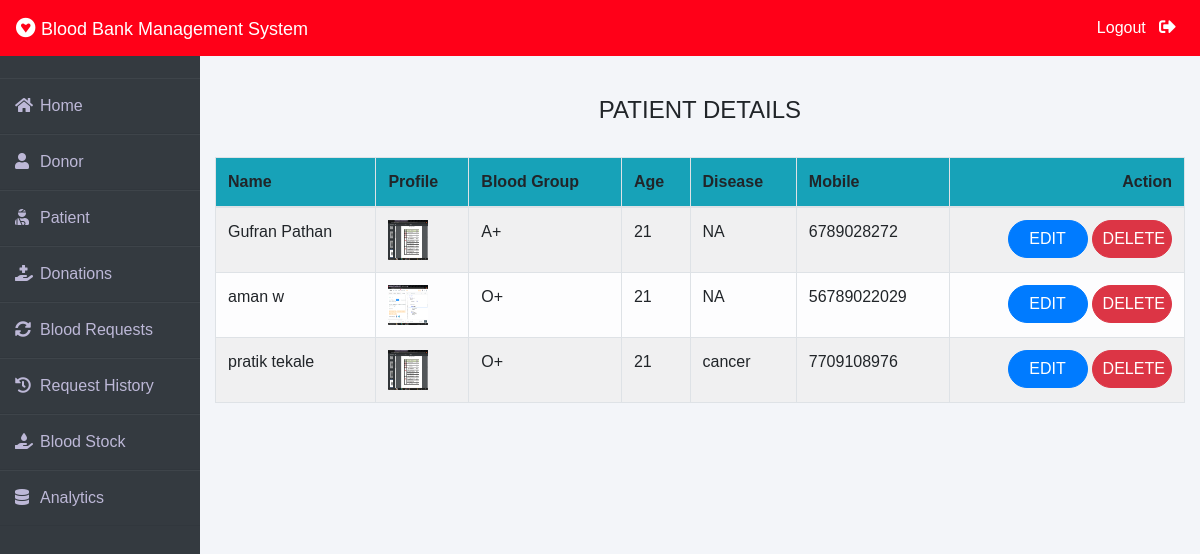
The page /admin-patient (signed in) on the database its author committed.
### patient/models.py (models this page shows, shortened)
class Patient(models.Model):
    user=models.OneToOneField(User,on_delete=models.CASCADE)
    profile_pic= models.ImageField(upload_to='profile_pic/Patient/',null=True,blank=True)
    age=models.PositiveIntegerField()
    bloodgroup=models.CharField(max_length=10)
    disease=models.CharField(max_length=100)
    doctorname=models.CharField(max_length=50)
    address = models.CharField(max_length=40)
    mobile = models.CharField(max_length=20,null=False)
    @property
    def get_name(self):
        return self.user.first_name+" "+self.user.last_name

### blood/views.py (the view)
# urls.py: path('admin-patient', views.admin_patient_view,name='admin-patient'),
@login_required(login_url='adminlogin')
def admin_patient_view(request):
    patients=pmodels.Patient.objects.all()
    return render(request,'blood/admin_patient.html',{'patients':patients})

### templates/blood/admin_patient.html
{% extends 'blood/adminbase.html' %}
{% block content %}
{% load widget_tweaks %}
{%load static%}
<br><br>
<div class="container">
    <H4 class="text-center">PATIENT DETAILS</H4><br>
    <table class="table table-light table-hover table-bordered table-striped">
        <thead class="bg-info">
            <tr>
                <th scope="col">Name</th>
                <th scope="col">Profile</th>
                <th scope="col">Blood Group</th>
                <th scope="col">Age</th>
                <th scope="col">Disease</th>
                <th scope="col">Mobile</th>
                <th class="text-right">Action</th>
            </tr>
        </thead>
        <tbody>
            {% for t in patients %}
            <tr>
                <td> {{t.get_name}}</td>
                <td> <img src="{% static t.profile_pic.url %}" alt="Profile Pic" height="40px" width="40px" /></td>
                <td>{{t.bloodgroup}}</td>
                <td>{{t.age}}</td>
                <td>{{t.disease}}</td>
                <td>{{t.mobile}}</td>
                <td class="text-right">
                    <button class="btn btn-primary badge-pill" style="width: 80px;"><a  style="text-decoration: none;color: white;" href="{% url 'update-patient' t.id  %}">EDIT</a> </button>
                    <button class="btn btn-danger badge-pill" style="width: 80px;"><a  style="text-decoration: none;color: white;" href="{% url 'delete-patient' t.id  %}">DELETE</a> </button>
                </td>
            </tr>
            {% endfor %}
        </tbody>
    </table>
</div>
{% endblock content %}

### templates/blood/adminbase.html (shortened to what this page needs)
<!DOCTYPE html>
<html lang="en">
<head>
    <link rel="stylesheet" href="https://maxcdn.bootstrapcdn.com/bootstrap/4.0.0/css/bootstrap.min.css">
    <link rel="stylesheet" href="https://cdnjs.cloudflare.com/ajax/libs/font-awesome/5.14.0/css/all.css">
</head>
<body>
    <nav class="navbar navbar-expand-lg navbar-light fixed-top bg-danger">
        <a style="color:white;" class="navbar-brand" href="/"><i class="fab fa-gratipay"></i>&nbsp;<font face = "Comic sans MS" size ="4">Blood Bank Management System</font></a>
        <div class="navbar-collapse collapse w-100 order-3 dual-collapse2">
            <ul class="navbar-nav ml-auto">
                <li class="nav-item">
                    <a class="nav-link" style="color: white;" href="/logout">Logout &nbsp; <i class="fas fa-sign-out-alt"></i></a>
                </li>
            </ul>
        </div>
      </nav>
<br><br>
<div class="wrapper">
    <div class="sidebar">
        <ul>
            <li><a style="text-decoration:none;" href="/"><i class="fas fa-home"></i>Home</a></li>
            <li><a style="text-decoration:none;" href="/admin-donor"><i class="fas fa-user"></i>Donor</a></li>
            <li><a style="text-decoration:none;" href="/admin-patient"><i class="fas fa-user-injured"></i>Patient</a></li>
            <li><a style="text-decoration:none;" href="/admin-donation"><i class="fas fa-hand-holding-medical"></i>Donations</a></li>
            <li><a style="text-decoration:none;" href="/admin-request"><i class="fas fa-sync-alt"></i>Blood Requests</a></li>
            <li><a style="text-decoration:none;" href="/admin-request-history"><i class="fas fa-history"></i>Request History</a></li>
            <li><a style="text-decoration:none;" href="/admin-blood"><i class="fas fa-hand-holding-water"></i>Blood Stock</a></li>
            <li><a style="text-decoration:none;" href="/analytics"><i class="fas fa-database"></i>Analytics</a></li>
        </ul>
    </div>
    <div class="main_content">
{% block content %}
{% endblock content %}
    </div>
</div>
</body>
</html>

### templates/blood/adminbase.html (style rules this page uses)
* { margin: 0; padding: 0; box-sizing: border-box; list-style: none; text-decoration: none; font-family: 'Josefin Sans', sans-serif; }
body { background-color: #f3f5f9; }
.bg-danger { background-color: #ff0018!important; }
.wrapper { display: flex; position: relative; }
.wrapper .sidebar { width: 200px; height: 100%; background: #343a40; padding: 30px 0px; position: fixed; }
.wrapper .sidebar ul li { padding: 15px; border-bottom: 1px solid #bdb8d7; border-bottom: 1px solid rgba(0,0,0,0.05); border-top: 1px solid rgba(255,255,255,0.05); }
.wrapper .sidebar ul li a { color: #bdb8d7; display: block; }
.wrapper .sidebar ul li a .fas { width: 25px; }
.wrapper .main_content { width: 100%; margin-left: 200px; }
.fa-sign-out-alt { color: white; font-size: 2ex; }

### rows shown on the page
Patient: get_name "Gufran Pathan", profile_pic (picture), bloodgroup "A+", age "21", disease "NA", mobile "6789028272"
Patient: get_name "aman w", profile_pic (picture), bloodgroup "O+", age "21", disease "NA", mobile "56789022029"
Patient: get_name "pratik tekale", profile_pic (picture), bloodgroup "O+", age "21", disease "cancer", mobile "7709108976"
